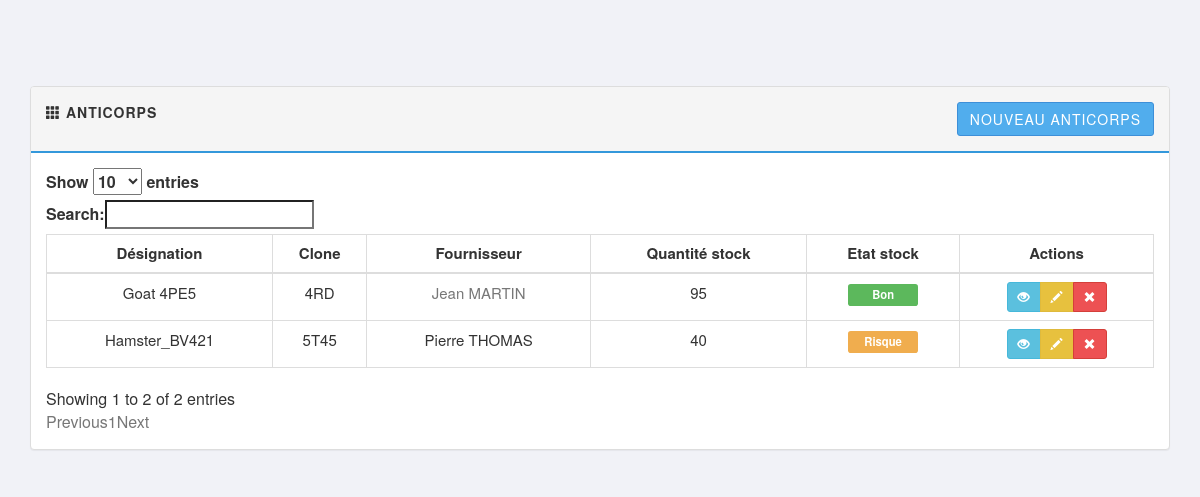
Screenshot of /php/antibodies.php with the database file from the repository.
### tables this page shows
CREATE TABLE `fournisseurs` (
  `IdentifiantF` int(11) NOT NULL,
  `NomF` varchar(255) NOT NULL,
  `PrenomF` varchar(255) NOT NULL,
  `EmailF` varchar(255) NOT NULL,
  `TelephoneF` varchar(255) NOT NULL,
  `SiteWebF` varchar(255) NOT NULL,
  `ListeDesPrix` varchar(255) NOT NULL
);

CREATE TABLE `anticorps` (
  `IdentifiantA` int(11) NOT NULL,
  `DesignationA` varchar(255) NOT NULL,
  `SeuilAlerte` int(11) NOT NULL,
  `EtatStockA` enum('Rupture','Risque','Signaler','Bon') NOT NULL,
  `VolumePreconise` int(11) NOT NULL
);

### includes/sql.php (called while the page is built, shortened)
<?php
require_once('load.php');
function find_by_sql($sql)
{
    global $db;
    $result = $db->query($sql);
    $result_set = $db->while_loop($result);
    return $result_set;
}
function find_all_antibodies()
{
    $sql = "SELECT frs.identifiantF,frs.NomF,frs.PrenomF,frs.SiteWebF,A.IdentifiantA,A.DesignationA,C.LibelleC,(SELECT SUM(C.volume) FROM contenir C WHERE C.IdentifiantA = A.IdentifiantA ) as 'QuantiteStock',A.SeuilAlerte,A.EtatStockA
          FROM anticorps A,fournir f ,fournisseurs frs ,clones C ,cloneanticorps CA
          WHERE A.IdentifiantA = F.IdentifiantA
          AND F.IdentifiantF = Frs.IdentifiantF
          AND A.IdentifiantA = CA.IdentifiantA
          AND CA.IdentifiantC =C.IdentifiantC
          GROUP BY  frs.NomF ,A.IdentifiantA,A.DesignationA,A.SeuilAlerte,A.EtatStockA";
    $result = find_by_sql($sql);
    return $result;
}
?>

### includes/database.php (called while the page is built, shortened)
<?php
class Mysqli_DB
{
    private $conn;
    public $query_id;
    public function db_connect()
    {
        $this->conn = mysqli_connect(DB_HOST, DB_USER, DB_PASS);
        if (!$this->conn) {
            die(" Database connection failed:" . mysqli_connect_error());
        } else {
            $select_db = $this->conn->select_db(DB_NAME);
        }
    }
    public function query($sql)
    {
        if (trim($sql != "")) {
            $this->query_id = $this->conn->query($sql);
        }
        return $this->query_id;
    }
    public function fetch_array($statement)
    {
        return mysqli_fetch_array($statement);
    }
    public function while_loop($loop)
    {
        $results = array();
        while ($result = $this->fetch_array($loop)) {
            $results[] = $result;
        }
        return $results;
    }
}
$db = new Mysqli_DB();
?>

### includes/functions.php (called while the page is built, shortened)
<?php
function first_character($str){
    $val = str_replace('-'," ",$str);
    $val = ucfirst($val);
    return $val;
}
?>

### php/antibodies.php (the view, shortened to what this page needs)
<?php ob_start();
$all_antibodies = find_all_antibodies();
?>
<?php include_once('../layouts/header.php'); ?>
<div class="row">
    <div class="col-md-12">
    </div>
</div>
<div class="row">
    <div class="col-md-12">
        <div class="panel panel-default">
            <div class="panel-heading clearfix">
                <strong>
                    <span class="glyphicon glyphicon-th"></span>
                    <span>Anticorps</span>
                </strong>
                <div class="pull-right">
                    <a href="" class="btn btn-primary">Nouveau anticorps</a>
                </div>
            </div>
            <div class="panel-body">
                <table class="table table-bordered table-hover" id="JS-data-table-antibodies">
                    <thead>
                    <tr>
                        <th class="text-center">Désignation</th>
                        <th class="text-center">Clone</th>
                        <th class="text-center">Fournisseur</th>
                        <th class="text-center">Quantité stock</th>
                        <th class="text-center">Etat stock</th>
                        <th class="text-center">Actions</th>
                    </tr>
                    </thead>
                    <tbody>
                    <?php foreach($all_antibodies as $antibody): ?>
                    <tr>
                        <td class="text-center">
                            <?php echo first_character( $antibody['DesignationA'])?>
                        </td>
                        <td class="text-center">
                            <?php echo first_character( $antibody['LibelleC'])?>
                        </td>
                        <td class="text-center">
                           <?php if (empty($antibody['SiteWebF'])):?>
                               <?php echo first_character($antibody['PrenomF']).' '.strtoupper($antibody['NomF']) ?>
                           <?php else:?>
                               <a href="<?php echo $antibody['SiteWebF'];?>" target="_blank">
                                   <?php echo first_character($antibody['PrenomF']).' '. strtoupper($antibody['NomF']);?></a>
                            <?php endif;?>
                        </td>
                        <td class="text-center">
                            <?php echo $antibody['QuantiteStock']?>
                        </td>
                        <td class="text-center">
                        <?php switch ($antibody['EtatStockA']):case "Bon": ?>
                            <span class="label label-success"><?php echo $antibody['EtatStockA']; ?></span>
                            <?php break;?>
                            <?php case "Risque": ?>
                            <span class="label label-warning"><?php echo $antibody['EtatStockA']; ?></span>
                            <?php break;?>
                        <?php endswitch;?>
                        </td>
                        <td class="text-center">
                            <div class="btn-group">
                                <a href="tubes.php?IdentifiantA=<?php echo (int)$antibody['IdentifiantA'];?>"
                                   class="btn btn-sm btn-info" data-toggle="tooltip" title="Details">
                                    <i class="glyphicon glyphicon-eye-open"></i>
                                </a>
                                <a href="edit_stock.php?IdentifiantA=<?php echo (int)$antibody['IdentifiantA'];?>"
                                    class="btn btn-sm btn-warning" data-toggle="tooltip" title="Edit">
                                    <i class="glyphicon glyphicon-pencil"></i>
                                </a>
                                <a href="#" class="btn btn-sm btn-danger" title="Remove"
                                   data-href="delete_antibody.php?IdentifiantA=
                                       <?php echo (int)$antibody['IdentifiantA'];?>" data-toggle="modal"
                                   data-target="#confirm-delete"><i class="glyphicon glyphicon-remove"></i>
                                </a>
                            </div>
                        </td>
                    </tr>
                    <?php endforeach;?>
                    </tbody>
                </table>
            </div>
        </div>
    </div>
</div>
<?php include_once('../layouts/footer.php'); ?>

### libs/css/style.css (style rules this page uses)
body { font-family: 'Helvetica Neue', Helvetica, Arial, sans-serif; font-size: 16px; font-weight: 400; overflow-x: hidden; overflow-y: auto; background: #f1f2f7; height: 100%; width: 100%; }
a { text-decoration: none; color: #777777; }
.btn { border-radius: 3px; transition: all 300ms ease-in-out; }
.btn-primary { color: #fff; background-color: #51aded; border-color: #3d8fd8 }
.btn-warning { background-color: #e7c13e; border-color: #dfba3c; }
.btn-danger { background-color: #ed5153 }
table { font-size: 15px; }
table .label { padding: 5px; display: inline-block; width: 70px; text-align: center; }
.panel-default > .panel-heading { background-color: #f5f5f5; border-bottom: 2px solid #3498DB; font-size: 14px; text-transform: uppercase; letter-spacing: 1px; padding: 15px; }

### rows the page displays
fournisseurs: anticorps.DesignationA "Goat 4PE5", LibelleC "4RD", PrenomF "Jean", NomF "MARTIN", QuantiteStock "95", anticorps.EtatStockA "Bon"
fournisseurs: anticorps.DesignationA "Hamster_BV421", LibelleC "5T45", PrenomF "Pierre", NomF "THOMAS", QuantiteStock "40", anticorps.EtatStockA "Risque"
